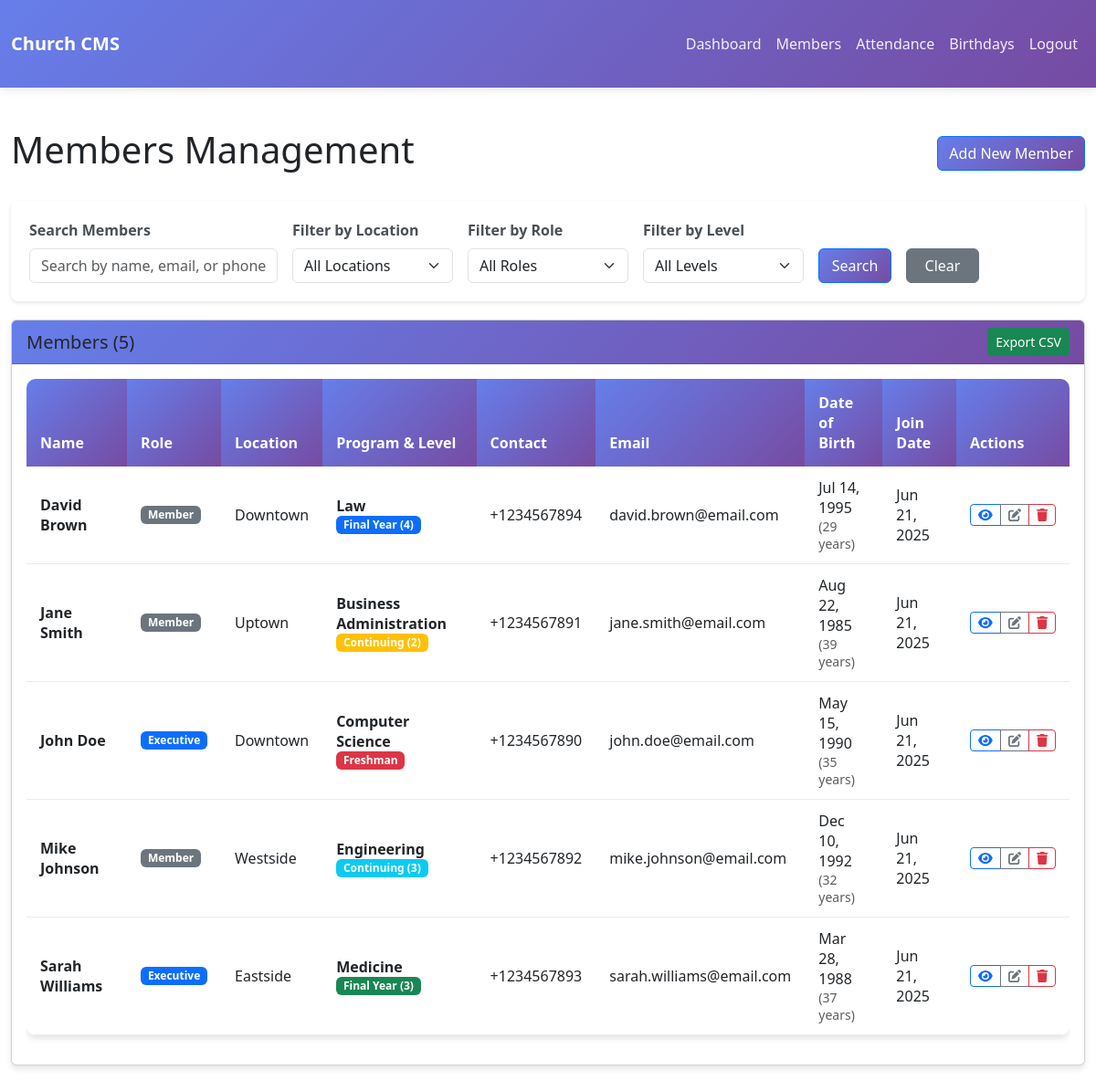
The page /members.php (signed in) on the database its author committed.
### tables this page shows
CREATE TABLE members (
    id INT AUTO_INCREMENT PRIMARY KEY,
    first_name VARCHAR(50) NOT NULL,
    last_name VARCHAR(50) NOT NULL,
    location VARCHAR(100) NOT NULL,
    program_of_study VARCHAR(100),
    program_level VARCHAR(50),
    member_role ENUM('Member', 'Executive') DEFAULT 'Member',
    contact_number VARCHAR(20),
    email VARCHAR(100),
    date_of_birth DATE,
    join_date DATE DEFAULT (CURRENT_DATE),
    created_at TIMESTAMP DEFAULT CURRENT_TIMESTAMP,
    updated_at TIMESTAMP DEFAULT CURRENT_TIMESTAMP ON UPDATE CURRENT_TIMESTAMP,
    INDEX idx_name (first_name, last_name),
    INDEX idx_location (location),
    INDEX idx_birthday (date_of_birth),
    INDEX idx_role (member_role),
    INDEX idx_program_level (program_level)
);

### includes/functions.php (called while the page is built, shortened)
<?php
require_once __DIR__ . '/../config/database.php';
function sanitizeInput($data) {
    $data = trim($data);
    $data = stripslashes($data);
    $data = htmlspecialchars($data);
    return $data;
}
function formatDate($date, $format = 'F j, Y') {
    return date($format, strtotime($date));
}
function calculateAge($dateOfBirth) {
    $dob = new DateTime($dateOfBirth);
    $now = new DateTime();
    $age = $now->diff($dob);
    return $age->y;
}
function getRoleBadgeClass($role) {
    switch ($role) {
        case 'Executive':
            return 'bg-primary';
        case 'Member':
        default:
            return 'bg-secondary';
    }
}
function getLevelBadgeClass($level) {
    switch ($level) {
        case 'Freshman':
            return 'bg-danger';
        case 'Continuing (2)':
            return 'bg-warning';
        case 'Continuing (3)':
            return 'bg-info';
        case 'Final Year (3)':
            return 'bg-success';
        case 'Final Year (4)':
            return 'bg-primary';
    }
}
?>

### config/database.php (called while the page is built, shortened)
<?php
function getDBConnection() {
    static $connection = null;
    if ($connection === null) {
        $connection = mysqli_connect(DB_HOST, DB_USER, DB_PASS, DB_NAME);
        mysqli_set_charset($connection, DB_CHARSET);
    }
    return $connection;
}
function executeQuery($sql, $params = []) {
    $conn = getDBConnection();
    $stmt = mysqli_prepare($conn, $sql);
    if (!mysqli_stmt_execute($stmt)) {
        die("Execute failed: " . mysqli_stmt_error($stmt));
    }
    return $stmt;
}
function fetchAll($sql, $params = []) {
    $stmt = executeQuery($sql, $params);
    $result = mysqli_stmt_get_result($stmt);
    $rows = [];
    while ($row = mysqli_fetch_assoc($result)) {
        $rows[] = $row;
    }
    return $rows;
}
?>

### members.php (the view, shortened to what this page needs)
<?php
require_once __DIR__ . '/includes/functions.php';
$search = sanitizeInput($_GET['search'] ?? '');
$where_conditions = [];
$params = [];
$where_clause = !empty($where_conditions) ? 'WHERE ' . implode(' AND ', $where_conditions) : '';
$sql = "SELECT * FROM members $where_clause ORDER BY first_name, last_name";
$members = fetchAll($sql, $params);
include __DIR__ . '/includes/navbar.php';
?>
<!DOCTYPE html>
<html lang="en">
<head>
    <link rel="stylesheet" href="assets/css/style.css">
    <link rel="stylesheet" href="https://cdn.jsdelivr.net/npm/bootstrap@5.3.0/dist/css/bootstrap.min.css">
</head>
<body>
    <div class="container-fluid mt-4">
        <div class="d-flex justify-content-between align-items-center mb-4">
            <h1>Members Management</h1>
            <a href="add_member.php" class="btn btn-primary">Add New Member</a>
        </div>
        <div class="search-box">
            <form method="GET" class="row g-3">
                <div class="col-md-3">
                    <label for="search" class="form-label">Search Members</label>
                    <input type="text" class="form-control" id="search" name="search"
                           value="<?= htmlspecialchars($search) ?>"
                           placeholder="Search by name, email, or phone">
                </div>
                <div class="col-md-2">
                    <label for="location" class="form-label">Filter by Location</label>
                    <select class="form-select" id="location" name="location">
                        <option value="">All Locations</option>
                    </select>
                </div>
                <div class="col-md-2">
                    <label for="role" class="form-label">Filter by Role</label>
                    <select class="form-select" id="role" name="role">
                        <option value="">All Roles</option>
                    </select>
                </div>
                <div class="col-md-2">
                    <label for="level" class="form-label">Filter by Level</label>
                    <select class="form-select" id="level" name="level">
                        <option value="">All Levels</option>
                    </select>
                </div>
                <div class="col-md-1">
                    <label class="form-label">&nbsp;</label>
                    <button type="submit" class="btn btn-primary w-100">Search</button>
                </div>
                <div class="col-md-1">
                    <label class="form-label">&nbsp;</label>
                    <a href="members.php" class="btn btn-secondary w-100">Clear</a>
                </div>
            </form>
        </div>
        <div class="card">
            <div class="card-header d-flex justify-content-between align-items-center">
                <h5 class="mb-0">Members (<?= count($members) ?>)</h5>
                <button onclick="CMS.exportToCSV('membersTable', 'members.csv')" class="btn btn-sm btn-success">
                    Export CSV
                </button>
            </div>
            <div class="card-body">
                <?php if (count($members) > 0): ?>
                    <div class="table-responsive">
                        <table class="table table-hover" id="membersTable">
                            <thead>
                                <tr>
                                    <th>Name</th>
                                    <th>Role</th>
                                    <th>Location</th>
                                    <th>Program & Level</th>
                                    <th>Contact</th>
                                    <th>Email</th>
                                    <th>Date of Birth</th>
                                    <th>Join Date</th>
                                    <th>Actions</th>
                                </tr>
                            </thead>
                            <tbody>
                                <?php foreach ($members as $member): ?>
                                    <tr>
                                        <td>
                                            <strong><?= htmlspecialchars($member['first_name'] . ' ' . $member['last_name']) ?></strong>
                                        </td>
                                        <td>
                                            <span class="badge <?= getRoleBadgeClass($member['member_role']) ?>">
                                                <?= htmlspecialchars($member['member_role']) ?>
                                            </span>
                                        </td>
                                        <td><?= htmlspecialchars($member['location']) ?></td>
                                        <td>
                                            <div>
                                                <strong><?= htmlspecialchars($member['program_of_study'] ?? '-') ?></strong>
                                                <?php if ($member['program_level']): ?>
                                                    <br>
                                                    <span class="badge <?= getLevelBadgeClass($member['program_level']) ?>">
                                                        <?= htmlspecialchars($member['program_level']) ?>
                                                    </span>
                                                <?php endif; ?>
                                            </div>
                                        </td>
                                        <td><?= htmlspecialchars($member['contact_number'] ?? '-') ?></td>
                                        <td><?= htmlspecialchars($member['email'] ?? '-') ?></td>
                                        <td>
                                            <?php if ($member['date_of_birth']): ?>
                                                <?= formatDate($member['date_of_birth'], 'M j, Y') ?>
                                                <br><small class="text-muted">(<?= calculateAge($member['date_of_birth']) ?> years)</small>
                                            <?php else: ?>
                                                -
                                            <?php endif; ?>
                                        </td>
                                        <td><?= formatDate($member['join_date'], 'M j, Y') ?></td>
                                        <td>
                                            <div class="btn-group btn-group-sm">
                                                <a href="view_member.php?id=<?= $member['id'] ?>"
                                                   class="btn btn-outline-primary" title="View">
                                                    <i class="fas fa-eye"></i>
                                                </a>
                                                <a href="edit_member.php?id=<?= $member['id'] ?>"
                                                   class="btn btn-outline-secondary" title="Edit">
                                                    <i class="fas fa-edit"></i>
                                                </a>
                                                <button type="button" class="btn btn-outline-danger delete-btn"
                                                        data-confirm="Are you sure you want to delete <?= htmlspecialchars($member['first_name'] . ' ' . $member['last_name']) ?>?"
                                                        onclick="deleteMember(<?= $member['id'] ?>, '<?= htmlspecialchars($member['first_name'] . ' ' . $member['last_name']) ?>')"
                                                        title="Delete">
                                                    <i class="fas fa-trash"></i>
                                                </button>
                                            </div>
                                        </td>
                                    </tr>
                                <?php endforeach; ?>
                            </tbody>
                        </table>
                    </div>
                <?php endif; ?>
            </div>
        </div>
    </div>
</body>
</html>

### assets/css/style.css (style rules this page uses)
* { margin: 0; padding: 0; box-sizing: border-box; }
body { font-family: 'Segoe UI', Tahoma, Geneva, Verdana, sans-serif; line-height: 1.6; color: #333; background-color: #f8f9fa; }
.container-fluid { padding: 20px; }
.form-control { border: 2px solid #e9ecef; border-radius: 8px; padding: 12px 15px; transition: border-color 0.3s ease, box-shadow 0.3s ease; }
.form-label { font-weight: 600; color: #495057; margin-bottom: 8px; }
.btn-primary { background: linear-gradient(135deg, #667eea 0%, #764ba2 100%); border: none; border-radius: 8px; padding: 12px 30px; font-weight: 600; transition: transform 0.3s ease, box-shadow 0.3s ease; }
.btn-secondary { background: #6c757d; border: none; border-radius: 8px; padding: 8px 20px; transition: background-color 0.3s ease; }
.btn-success { background: #28a745; border: none; border-radius: 8px; padding: 8px 20px; transition: background-color 0.3s ease; }
.table { background: white; border-radius: 10px; overflow: hidden; box-shadow: 0 4px 6px rgba(0,0,0,0.1); }
.table thead th { background: linear-gradient(135deg, #667eea 0%, #764ba2 100%); color: white; border: none; padding: 15px; font-weight: 600; }
.table tbody td { padding: 12px 15px; border-bottom: 1px solid #e9ecef; vertical-align: middle; }
.card { border: none; border-radius: 10px; box-shadow: 0 4px 6px rgba(0,0,0,0.1); margin-bottom: 20px; }
.card-header { background: linear-gradient(135deg, #667eea 0%, #764ba2 100%); color: white; border: none; padding: 15px 20px; font-weight: 600; }
.card-body { padding: 20px; }
.search-box { background: white; border-radius: 8px; padding: 20px; margin-bottom: 20px; box-shadow: 0 2px 4px rgba(0,0,0,0.1); }

### rows shown on the page
members: first_name+last_name "David Brown", member_role "Member", location "Downtown", program_of_study "Law", program_level "Final Year (4)", contact_number "+1234567894", email "david.brown@email.com", date_of_birth "Jul 14, 1995", date_of_birth "29", join_date "Jun 21, 2025"
members: first_name+last_name "Jane Smith", member_role "Member", location "Uptown", program_of_study "Business Administration", program_level "Continuing (2)", contact_number "+1234567891", email "jane.smith@email.com", date_of_birth "Aug 22, 1985", date_of_birth "39", join_date "Jun 21, 2025"
members: first_name+last_name "John Doe", member_role "Executive", location "Downtown", program_of_study "Computer Science", program_level "Freshman", contact_number "+1234567890", email "john.doe@email.com", date_of_birth "May 15, 1990", date_of_birth "35", join_date "Jun 21, 2025"
members: first_name+last_name "Mike Johnson", member_role "Member", location "Westside", program_of_study "Engineering", program_level "Continuing (3)", contact_number "+1234567892", email "mike.johnson@email.com", date_of_birth "Dec 10, 1992", date_of_birth "32", join_date "Jun 21, 2025"
members: first_name+last_name "Sarah Williams", member_role "Executive", location "Eastside", program_of_study "Medicine", program_level "Final Year (3)", contact_number "+1234567893", email "sarah.williams@email.com", date_of_birth "Mar 28, 1988", date_of_birth "37", join_date "Jun 21, 2025"

### other values the page prints
count($members) "5"
